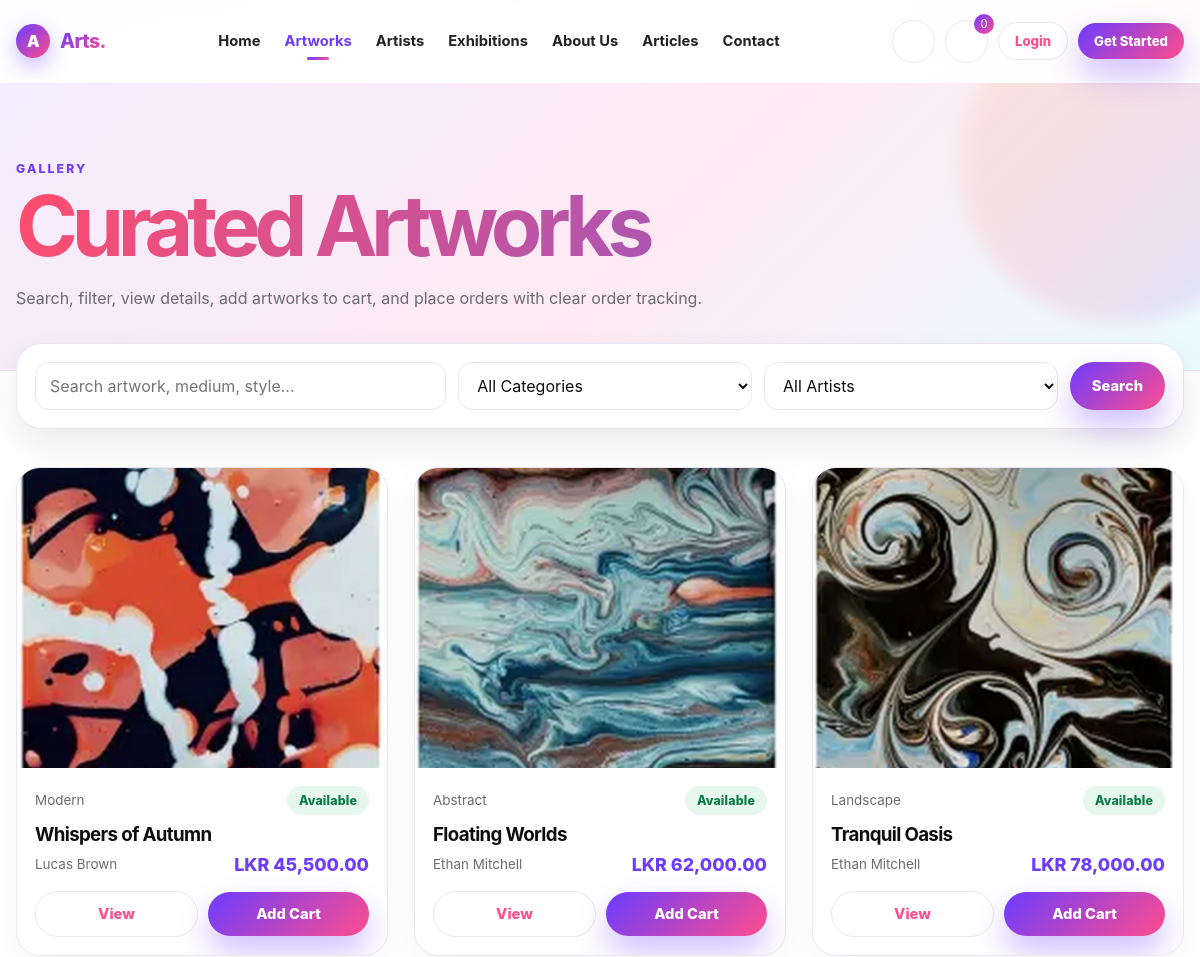
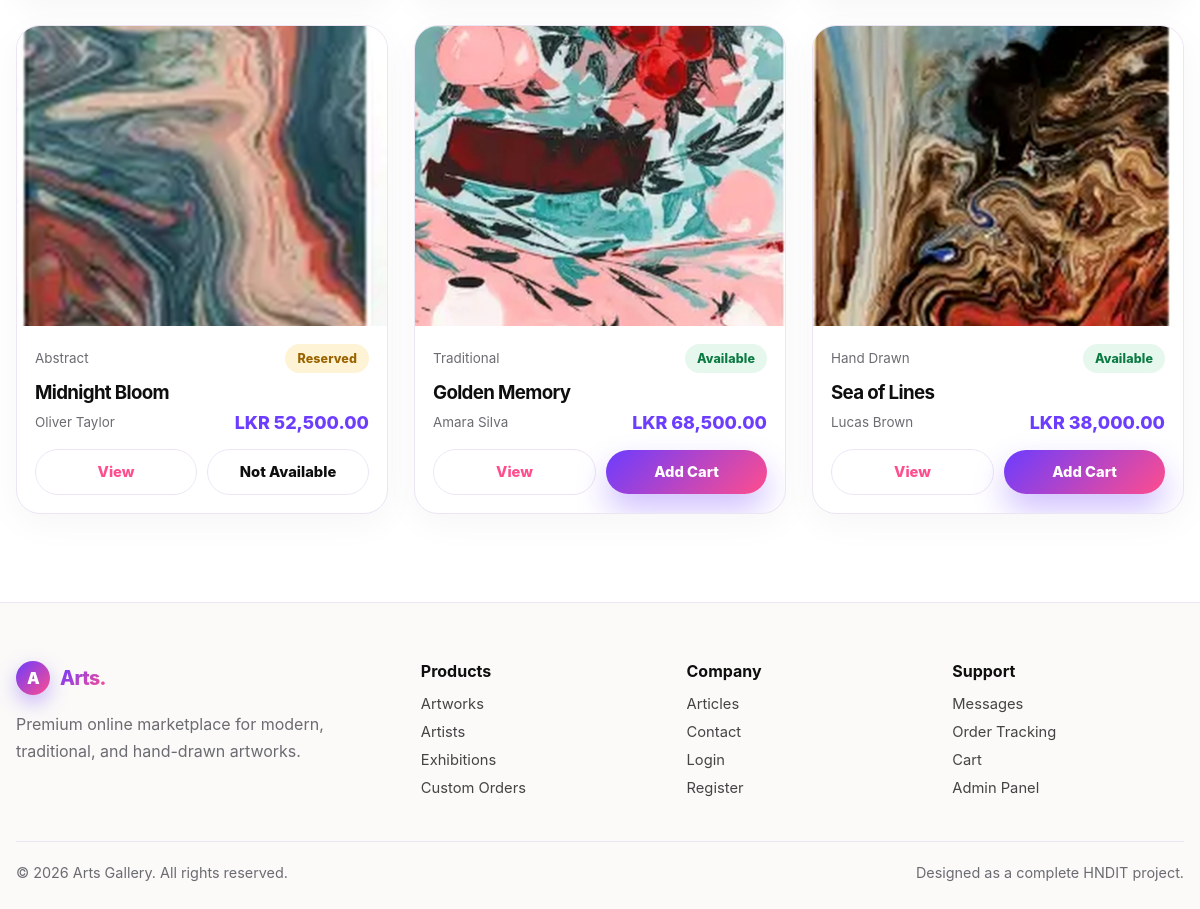
/gallery.php, run on the app's committed database (2 pictures, top to bottom).
### tables this page shows
CREATE TABLE artworks (
    id INT AUTO_INCREMENT PRIMARY KEY,
    artist_id INT NULL,
    title VARCHAR(160) NOT NULL,
    slug VARCHAR(180) NOT NULL UNIQUE,
    category ENUM('Modern','Traditional','Hand Drawn','Abstract','Landscape') NOT NULL,
    price DECIMAL(10,2) NOT NULL,
    size VARCHAR(80) NULL,
    medium VARCHAR(120) NULL,
    image VARCHAR(255) NOT NULL,
    description TEXT NULL,
    status ENUM('Available','Reserved','Sold') NOT NULL DEFAULT 'Available',
    featured TINYINT(1) NOT NULL DEFAULT 0,
    created_at TIMESTAMP DEFAULT CURRENT_TIMESTAMP,
    FOREIGN KEY (artist_id) REFERENCES artists(id) ON DELETE SET NULL
);

CREATE TABLE artists (
    id INT AUTO_INCREMENT PRIMARY KEY,
    name VARCHAR(120) NOT NULL,
    location VARCHAR(120) NULL,
    bio TEXT NULL,
    image VARCHAR(255) NULL,
    created_at TIMESTAMP DEFAULT CURRENT_TIMESTAMP
);

### includes/helpers.php (called while the page is built, shortened)
<?php
function url(string $path = ''): string
{
    return BASE_URL . ltrim($path, '/');
}
function asset(string $path): string
{
    return url('assets/' . ltrim($path, '/'));
}
function e(?string $value): string
{
    return htmlspecialchars($value ?? '', ENT_QUOTES, 'UTF-8');
}
function money(float $amount): string
{
    return CURRENCY . ' ' . number_format($amount, 2);
}
function is_logged_in(): bool
{
    return isset($_SESSION['user']);
}
function cart_count(): int
{
    $count = 0;
    return $count;
}

### gallery.php (the view, shortened to what this page needs)
<?php
require_once __DIR__ . '/includes/helpers.php';
require_once __DIR__ . '/config/database.php';
$q = trim($_GET['q'] ?? '');
$sql = "SELECT artworks.*, artists.name AS artist_name FROM artworks LEFT JOIN artists ON artworks.artist_id = artists.id WHERE 1=1";
$params = [];
$sql .= " ORDER BY artworks.created_at DESC";
$stmt = $pdo->prepare($sql);
$stmt->execute($params);
$artworks = $stmt->fetchAll();
require_once __DIR__ . '/includes/header.php';
?>
<section class="page-hero">
    <div class="container">
        <span class="eyebrow">Gallery</span>
        <h1>Curated Artworks</h1>
        <p>Search, filter, view details, add artworks to cart, and place orders with clear order tracking.</p>
    </div>
</section>
<div class="container">
    <form class="filters" method="get">
        <input class="form-control" type="search" name="q" value="<?= e($q) ?>" placeholder="Search artwork, medium, style...">
        <select class="form-control" name="category">
            <option value="">All Categories</option>
        </select>
        <select class="form-control" name="artist">
            <option value="">All Artists</option>
        </select>
        <button class="btn btn-dark" type="submit">Search</button>
    </form>
    <?php if (!$artworks): ?>
        <div class="empty-state"><h3>No artworks found</h3><p>Try changing the search or filter options.</p></div>
    <?php else: ?>
        <div class="grid-3 section" style="padding-top:0">
            <?php foreach ($artworks as $art): ?>
                <article class="card art-card">
                    <img src="<?= url($art['image']) ?>" alt="<?= e($art['title']) ?>">
                    <div class="art-card-body">
                        <div class="card-meta"><span><?= e($art['category']) ?></span><span class="badge <?= $art['status'] === 'Available' ? 'badge-success' : ($art['status'] === 'Sold' ? 'badge-danger' : 'badge-warning') ?>"><?= e($art['status']) ?></span></div>
                        <h3><?= e($art['title']) ?></h3>
                        <div class="card-meta"><span><?= e($art['artist_name'] ?? 'Unknown Artist') ?></span><strong class="price"><?= money((float)$art['price']) ?></strong></div>
                        <div class="card-actions">
                            <a class="btn btn-light" href="<?= url('artwork.php?slug=' . urlencode($art['slug'])) ?>">View</a>
                            <?php if ($art['status'] === 'Available'): ?>
                                <a class="btn btn-dark" href="<?= url('cart.php?action=add&id=' . $art['id']) ?>">Add Cart</a>
                            <?php else: ?>
                                <button class="btn btn-ghost" type="button" disabled>Not Available</button>
                            <?php endif; ?>
                        </div>
                    </div>
                </article>
            <?php endforeach; ?>
        </div>
    <?php endif; ?>
</div>
<?php require_once __DIR__ . '/includes/footer.php'; ?>

### includes/header.php (shortened to what this page needs)
<?php
require_once __DIR__ . '/helpers.php';
require_once __DIR__ . '/icons.php';
$bodyClass = $bodyClass ?? '';
$currentPage = basename($_SERVER['SCRIPT_NAME'] ?? 'index.php');
function nav_attrs(string $file, string $currentPage): string
{
    $isActive = $file === $currentPage;
    return $isActive ? ' class="active" aria-current="page"' : '';
}
?>
<!doctype html>
<html lang="en">
<head>
    <link rel="stylesheet" href="<?= asset('css/style.css') ?>">
</head>
<body class="<?= e($bodyClass) ?>">
    <header class="site-header" data-header>
        <div class="container nav-wrap">
            <a class="brand" href="<?= url('index.php') ?>" aria-label="Arts Gallery home">
                <span class="brand-mark">A</span>
                <span class="brand-text">Arts.</span>
            </a>
                <?= icon_svg('menu') ?>
            <nav class="main-nav" data-nav-menu aria-label="Main navigation">
                <a href="<?= url('index.php') ?>"<?= nav_attrs('index.php', $currentPage) ?>>Home</a>
                <a href="<?= url('gallery.php') ?>"<?= nav_attrs('gallery.php', $currentPage) ?>>Artworks</a>
                <a href="<?= url('artists.php') ?>"<?= nav_attrs('artists.php', $currentPage) ?>>Artists</a>
                <a href="<?= url('exhibitions.php') ?>"<?= nav_attrs('exhibitions.php', $currentPage) ?>>Exhibitions</a>
                <a href="<?= url('about.php') ?>"<?= nav_attrs('about.php', $currentPage) ?>>About Us</a>
                <a href="<?= url('articles.php') ?>"<?= nav_attrs('articles.php', $currentPage) ?>>Articles</a>
                <a href="<?= url('contact.php') ?>"<?= nav_attrs('contact.php', $currentPage) ?>>Contact</a>
            </nav>
            <div class="nav-actions">
                <a class="icon-link" href="<?= url('gallery.php') ?>" aria-label="Search gallery"><?= icon_svg('search') ?></a>
                <a class="icon-link cart-link" href="<?= url('cart.php') ?>" aria-label="Cart"><?= icon_svg('cart') ?><span><?= cart_count() ?></span></a>
                <?php if (is_logged_in()): ?>
                    <?php if (is_admin()): ?>
                        <a class="btn btn-dark btn-small" href="<?= url('admin/dashboard.php') ?>">Admin</a>
                    <?php else: ?>
                        <a class="btn btn-dark btn-small" href="<?= url('dashboard.php') ?>">Dashboard</a>
                    <?php endif; ?>
                    <a class="btn btn-light btn-small" href="<?= url('logout.php') ?>">Logout</a>
                <?php else: ?>
                    <a class="btn btn-light btn-small" href="<?= url('login.php') ?>">Login</a>
                    <a class="btn btn-dark btn-small" href="<?= url('register.php') ?>">Get Started</a>
                <?php endif; ?>
            </div>
        </div>
    </header>
    <main class="page-content">

### includes/icons.php
<?php
function icon_svg(string $name, string $class = 'icon'): string
{
    $icons = [
        'menu' => '<path d="M4 6h16M4 12h16M4 18h16"/>',
        'search' => '<circle cx="11" cy="11" r="7"/><path d="m20 20-3.5-3.5"/>',
        'cart' => '<path d="M6 6h15l-1.5 9h-12z"/><path d="M6 6 5 3H2"/><circle cx="9" cy="20" r="1.5"/><circle cx="18" cy="20" r="1.5"/>',
        'user' => '<circle cx="12" cy="8" r="4"/><path d="M4 21c1.8-4.2 14.2-4.2 16 0"/>',
        'arrow' => '<path d="M5 12h14"/><path d="m13 6 6 6-6 6"/>',
        'star' => '<path d="m12 3 2.8 5.7 6.2.9-4.5 4.4 1.1 6.1L12 17.2 6.4 20.1 7.5 14 3 9.6l6.2-.9z"/>',
        'box' => '<path d="M21 8 12 3 3 8l9 5z"/><path d="M3 8v8l9 5 9-5V8"/><path d="M12 13v8"/>',
        'mail' => '<path d="M4 6h16v12H4z"/><path d="m4 7 8 6 8-6"/>',
        'chart' => '<path d="M4 20V4"/><path d="M4 20h16"/><path d="M8 16v-5"/><path d="M12 16V8"/><path d="M16 16v-9"/>',
        'shield' => '<path d="M12 3 5 6v5c0 4.5 2.8 8.5 7 10 4.2-1.5 7-5.5 7-10V6z"/>',
        'edit' => '<path d="M4 20h4l11-11-4-4L4 16z"/><path d="m14 6 4 4"/>',
        'trash' => '<path d="M4 7h16"/><path d="M9 7V4h6v3"/><path d="M6 7l1 13h10l1-13"/>',
        'plus' => '<path d="M12 5v14"/><path d="M5 12h14"/>',
    ];
    $path = $icons[$name] ?? $icons['star'];
    return '<svg class="' . e($class) . '" viewBox="0 0 24 24" fill="none" stroke="currentColor" stroke-width="1.8" stroke-linecap="round" stroke-linejoin="round" aria-hidden="true">' . $path . '</svg>';
}

### includes/footer.php (shortened to what this page needs)
    </main>
    <footer class="site-footer">
        <div class="container footer-grid">
            <div>
                <a class="brand footer-brand" href="<?= url('index.php') ?>">
                    <span class="brand-mark">A</span>
                    <span class="brand-text">Arts.</span>
                </a>
                <p>Premium online marketplace for modern, traditional, and hand-drawn artworks.</p>
            </div>
            <div>
                <h4>Products</h4>
                <a href="<?= url('gallery.php') ?>">Artworks</a>
                <a href="<?= url('artists.php') ?>">Artists</a>
                <a href="<?= url('exhibitions.php') ?>">Exhibitions</a>
                <a href="<?= url('custom-order.php') ?>">Custom Orders</a>
            </div>
            <div>
                <h4>Company</h4>
                <a href="<?= url('articles.php') ?>">Articles</a>
                <a href="<?= url('contact.php') ?>">Contact</a>
                <a href="<?= url('login.php') ?>">Login</a>
                <a href="<?= url('register.php') ?>">Register</a>
            </div>
            <div>
                <h4>Support</h4>
                <a href="<?= url('messages.php') ?>">Messages</a>
                <a href="<?= url('dashboard.php') ?>">Order Tracking</a>
                <a href="<?= url('cart.php') ?>">Cart</a>
                <a href="<?= url('admin/dashboard.php') ?>">Admin Panel</a>
            </div>
        </div>
        <div class="container footer-bottom">
            <span>&copy; <?= date('Y') ?> Arts Gallery. All rights reserved.</span>
            <span>Designed as a complete HNDIT project.</span>
        </div>
    </footer>
</body>
</html>

### data on the page
artworks: image (picture), category "Modern", status "Available", title "Whispers of Autumn", artist.name "Lucas Brown", price "LKR 45,500.00"
artworks: image (picture), category "Abstract", status "Available", title "Floating Worlds", artist.name "Ethan Mitchell", price "LKR 62,000.00"
artworks: image (picture), category "Landscape", status "Available", title "Tranquil Oasis", artist.name "Ethan Mitchell", price "LKR 78,000.00"
artworks: image (picture), category "Abstract", status "Reserved", title "Midnight Bloom", artist.name "Oliver Taylor", price "LKR 52,500.00", shows "Not Available"
artworks: image (picture), category "Traditional", status "Available", title "Golden Memory", artist.name "Amara Silva", price "LKR 68,500.00"
artworks: image (picture), category "Hand Drawn", status "Available", title "Sea of Lines", artist.name "Lucas Brown", price "LKR 38,000.00"

### other printed values
cart_count() "0"
